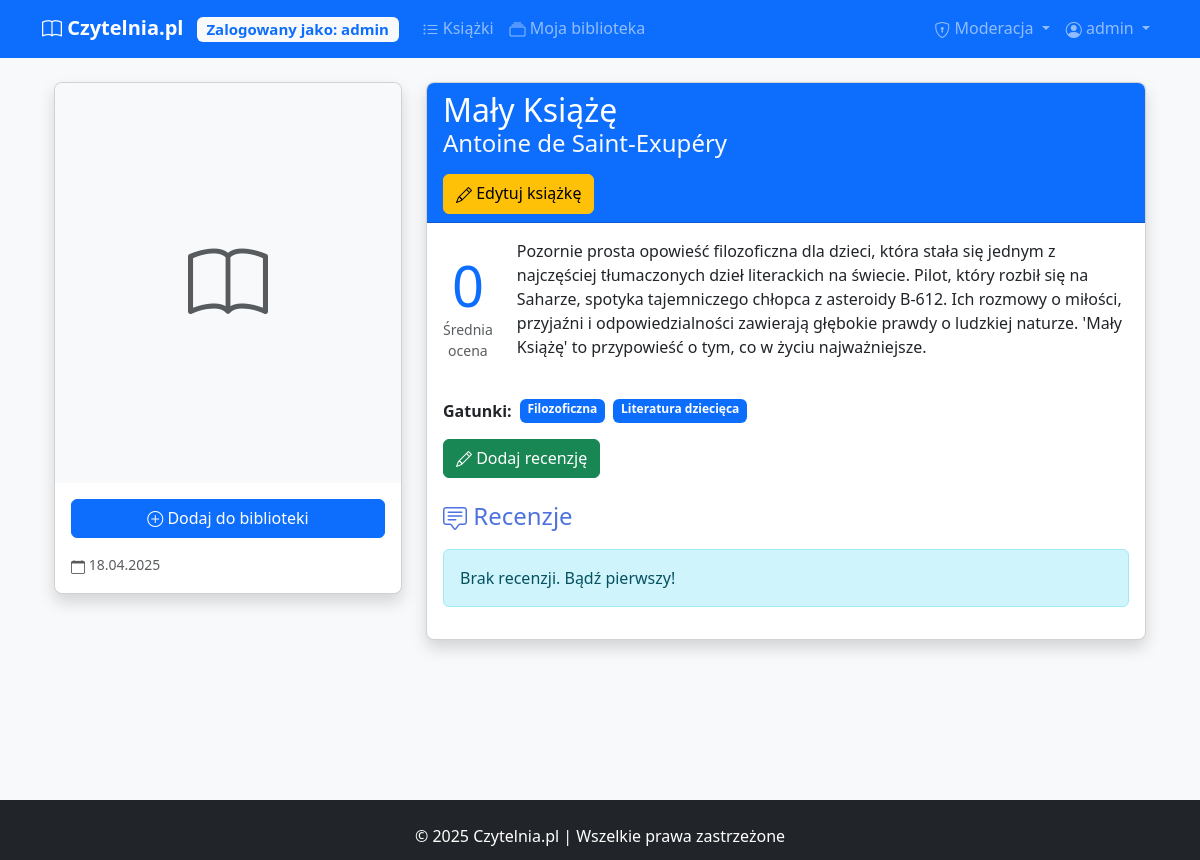
The app's page /book/35 (signed in) with its own data.
### models.py (models this page shows)
class User(UserMixin, db.Model):
    __tablename__ = 'users'
    id = db.Column(db.Integer, primary_key=True)
    username = db.Column(db.String(50), unique=True, nullable=False)
    password = db.Column(db.String(100), nullable=False)
    is_moderator = db.Column(db.Boolean, default=False)
    date_joined = db.Column(db.DateTime, default=datetime.utcnow)
    library_books = db.relationship('UserLibrary', back_populates='user')
    shelves = db.relationship('Shelf', back_populates='user', lazy='dynamic')
    reviews = db.relationship('Review', backref='review_user', lazy=True)

class Book(db.Model):
    __tablename__ = 'books'
    id = db.Column(db.Integer, primary_key=True)
    title = db.Column(db.String(100), nullable=False)
    author = db.Column(db.String(50), nullable=False)
    description = db.Column(db.Text)
    cover_url = db.Column(db.String(255))
    isbn = db.Column(db.String(20))
    date_added = db.Column(db.DateTime, default=datetime.utcnow)
    pages = db.Column(db.Integer, nullable=True)
    library_entries = db.relationship('UserLibrary', back_populates='book')
    book_reviews = db.relationship('Review', backref='review_book', lazy=True)

class Genre(db.Model):
    __tablename__ = 'genres'
    id = db.Column(db.Integer, primary_key=True)
    name = db.Column(db.String(50), unique=True, nullable=False)
    books = db.relationship('Book', secondary='book_genres', backref=db.backref('genres', lazy=True))

### app.py (the view)
@app.route('/book/<int:book_id>')
def book_details(book_id):
    page = request.args.get('page', 1, type=int)
    book = Book.query.options(
        db.joinedload(Book.genres),
        db.joinedload(Book.tags)
    ).get_or_404(book_id)
    reviews_query = Review.query.filter_by(book_id=book.id).order_by(Review.created_at.desc())
    reviews_pagination = reviews_query.paginate(page=page, per_page=5, error_out=False)
    current_user_review = None
    if current_user.is_authenticated:
        current_user_review = Review.query.filter_by(
            book_id=book.id,
            user_id=current_user.id
        ).first()
    avg_rating = db.session.query(db.func.avg(Review.rating))\
        .filter_by(book_id=book.id).scalar() or 0
    return render_template(
        'book_details.html',
        book=book,
        reviews=reviews_pagination.items,
        reviews_pagination=reviews_pagination,
        avg_rating=round(avg_rating, 1),
        current_user_review=current_user_review
    )

### app.py (called while the page is built)
@login_manager.user_loader
def load_user(user_id):
    return User.query.get(int(user_id))

### templates/book_details.html (shortened to what this page needs)
{% extends "base.html" %}
{% block content %}
<div class="container">
    <div class="row">
        <div class="col-md-4">
            <div class="card mb-4 shadow">
                {% if book.cover_url %}
                <img src="{{ book.cover_url }}" class="card-img-top" alt="{{ book.title }}">
                {% else %}
                <div class="card-img-top bg-light d-flex align-items-center justify-content-center" style="height: 400px;">
                    <i class="bi bi-book text-muted" style="font-size: 5rem;"></i>
                </div>
                {% endif %}
                <div class="card-body text-center">
                    {% if current_user.is_authenticated %}
                        {% set in_library = false %}
                        {% set library_entry = none %}
                        {% for entry in current_user.library_books if entry.book_id == book.id %}
                            {% set in_library = true %}
                            {% set library_entry = entry %}
                        {% endfor %}
                        {% if in_library %}
                        <div class="btn-group w-100 mb-3">
                            <button class="btn btn-sm {% if library_entry.status == 'reading' %}btn-warning{% else %}btn-success{% endif %} disabled">
                                {% if library_entry.status == 'reading' %}
                                <i class="bi bi-bookmark-check"></i> W trakcie
                                {% else %}
                                <i class="bi bi-check-circle"></i> Przeczytana
                                {% endif %}
                            </button>
                            <div class="btn-group mt-3">
                            <button type="button" class="btn btn-primary dropdown-toggle" data-bs-toggle="dropdown">
                                <i class="bi bi-bookmark-plus"></i> Dodaj do półki
                            </button>
                            <ul class="dropdown-menu">
                                {% for shelf in current_user.shelves %}
                                <li>
                                    <form method="POST" action="{{ url_for('add_to_shelf', book_id=book.id, shelf_id=shelf.id) }}">
                                        <button type="submit" class="dropdown-item">
                                            {{ shelf.name }}
                                        </button>
                                    </form>
                                </li>
                                {% endfor %}
                            </ul>
                        </div>
                            <form method="POST" action="{{ url_for('remove_from_library', entry_id=library_entry.id) }}" class="ms-2">
                                <button type="submit" class="btn btn-sm btn-danger">
                                    <i class="bi bi-trash"></i>
                                </button>
                            </form>
                        </div>
                        {% else %}
                        <form method="POST" action="{{ url_for('add_to_library', book_id=book.id) }}">
                            <button type="submit" class="btn btn-primary w-100 mb-3">
                                <i class="bi bi-plus-circle"></i> Dodaj do biblioteki
                            </button>
                        </form>
                        {% endif %}
                    {% endif %}
                    <div class="d-flex justify-content-between small text-muted">
                        <span><i class="bi bi-calendar"></i> {{ book.date_added.strftime('%d.%m.%Y') }}</span>
                    </div>
                </div>
            </div>
        </div>
        <div class="col-md-8">
            <div class="card shadow mb-4">
                <div class="card-header bg-primary text-white">
                    <h2 class="mb-0 text-white">{{ book.title }}</h2>
                    <h4 class="mb-0 text-light">{{ book.author }}</h4>
                    {% if current_user.is_moderator %}
                    <div class="mt-3">
                        <a href="{{ url_for('edit_book', book_id=book.id) }}" class="btn btn-warning">
                            <i class="bi bi-pencil"></i> Edytuj książkę
                        </a>
                    </div>
                    {% endif %}
                </div>
                <div class="card-body">
                    <div class="d-flex align-items-center mb-4">
                        <div class="me-4 text-center">
                            <div class="display-4 text-primary">{{ avg_rating|default('0.0') }}</div>
                            <div class="text-muted small">Średnia ocena</div>
                        </div>
                        <div>
                            <p>{{ book.description or "Brak opisu." }}</p>
                        </div>
                    </div>
                    <div class="mb-3">
                        {% if book.genres %}
                        <div class="d-flex flex-wrap gap-2 mb-2">
                            <span class="fw-bold">Gatunki:</span>
                            {% for genre in book.genres %}
                            <a href="{{ url_for('book_list', genre=genre.id) }}" class="badge bg-primary text-decoration-none">
                                {{ genre.name }}
                            </a>
                            {% endfor %}
                        </div>
                        {% endif %}
                    </div>
                    {% if current_user.is_authenticated and not current_user_review %}
                    <a href="{{ url_for('add_review', book_id=book.id) }}" class="btn btn-success mb-4">
                        <i class="bi bi-pencil"></i> Dodaj recenzję
                    </a>
                    {% endif %}
                    <h4 class="mb-3"><i class="bi bi-chat-square-text"></i> Recenzje</h4>
                    {% if not reviews %}
                    <div class="alert alert-info">Brak recenzji. Bądź pierwszy!</div>
                    {% endif %}
                </div>
            </div>
        </div>
    </div>
</div>
{% endblock %}

### templates/base.html (shortened to what this page needs)
<!DOCTYPE html>
<html lang="pl">
<head>
    <link href="{{ url_for('static', filename='css/style.css') }}" rel="stylesheet">
    <link href="https://cdn.jsdelivr.net/npm/bootstrap@5.3.0/dist/css/bootstrap.min.css" rel="stylesheet">
    <link rel="stylesheet" href="https://cdn.jsdelivr.net/npm/bootstrap-icons@1.10.0/font/bootstrap-icons.css">
    <link rel="stylesheet" href="{{ url_for('static', filename='css/style.css') }}">
</head>
<body class="d-flex flex-column min-vh-100 bg-light">
    <nav class="navbar navbar-expand-lg navbar-dark bg-primary mb-4">
        <div class="container">
            <a class="navbar-brand" href="{{ url_for('home') }}">
                <i class="bi bi-book"></i> Czytelnia.pl
                {% if current_user.is_authenticated %}
                <span class="badge bg-light text-primary ms-2">Zalogowany jako: {{ current_user.username }}</span>
                {% endif %}
            </a>
            <div class="collapse navbar-collapse" id="navbarNav">
                <ul class="navbar-nav me-auto">
                    <li class="nav-item">
                        <a class="nav-link" href="{{ url_for('book_list') }}">
                            <i class="bi bi-list-ul"></i> Książki
                        </a>
                    </li>
                    {% if current_user.is_authenticated %}
                    <li class="nav-item">
                        <a class="nav-link" href="{{ url_for('my_library') }}">
                            <i class="bi bi-collection"></i> Moja biblioteka
                        </a>
                    </li>
                    {% endif %}
                </ul>
                <ul class="navbar-nav">
                    {% if current_user.is_authenticated %}
                    {% if current_user.is_moderator %}
                    <li class="nav-item dropdown">
                        <a class="nav-link dropdown-toggle" href="#" id="moderatorDropdown" role="button" data-bs-toggle="dropdown">
                            <i class="bi bi-shield-lock"></i> Moderacja
                        </a>
                    </li>
                    {% endif %}
                    <li class="nav-item dropdown">
                      <a class="nav-link dropdown-toggle" href="#" id="navbarDropdown" role="button" data-bs-toggle="dropdown">
                          <i class="bi bi-person-circle"></i> {{ current_user.username }}
                      </a>
                  </li>
                  {% endif %}
              </ul>
            </div>
        </div>
    </nav>
    <main class="container mb-5">
<div class="position-fixed bottom-0 end-0 p-3" style="z-index: 11">
  </div>
        {% block content %}{% endblock %}
    </main>
    <footer class="bg-dark text-white py-4 mt-auto">
        <div class="container text-center">
            <p class="mb-0">&copy; 2025 Czytelnia.pl | Wszelkie prawa zastrzeżone</p>
        </div>
    </footer>
</body>
</html>

### static/css/style.css (style rules this page uses)
:root { --primary-color: #4e73df; --secondary-color: #858796; --success-color: #1cc88a; --info-color: #36b9cc; --warning-color: #f6c23e; --danger-color: #e74a3b; }
html { position: relative; min-height: 100%; }
body { margin-bottom: 60px; }
footer { position: absolute; bottom: 0; width: 100%; height: 60px; }
.navbar-brand { font-weight: 700; }
.card { transition: transform 0.3s ease, box-shadow 0.3s ease; border-radius: 0.5rem; overflow: hidden; }
.btn { border-radius: 0.375rem; padding: 0.375rem 0.75rem; }
h1, h2, h3, h4, h5, h6 { color: var(--primary-color); }
.bi { vertical-align: middle; }

### records on screen
User: username "admin"
Book: date_added "18.04.2025", title "Mały Książę", author "Antoine de Saint-Exupéry", description "Pozornie prosta opowieść filozoficzna dla dzieci, która stała się jednym z najczęściej tłumaczonych dzieł literackich na świecie. Pilot, który rozbił się na Saharze, spotyka tajemniczego chłopca z asteroidy B-612. Ich rozmowy o miłości, przyjaźni i odpowiedzialności zawierają głębokie prawdy o ludzkiej naturze. 'Mały Książę' to przypowieść o tym, co w życiu najważniejsze."
Genre: name "Filozoficzna"
Genre: name "Literatura dziecięca"

### other values on screen
{{ avg_rating|default('0.0') }} "0"
